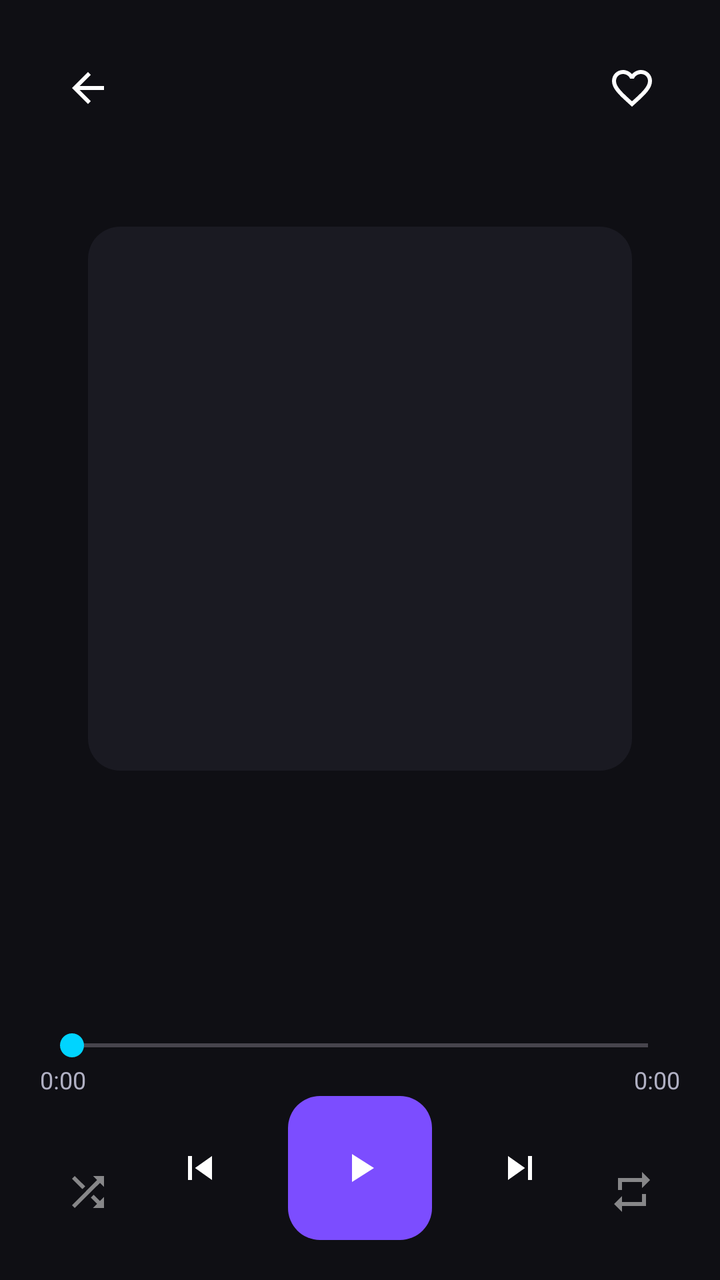
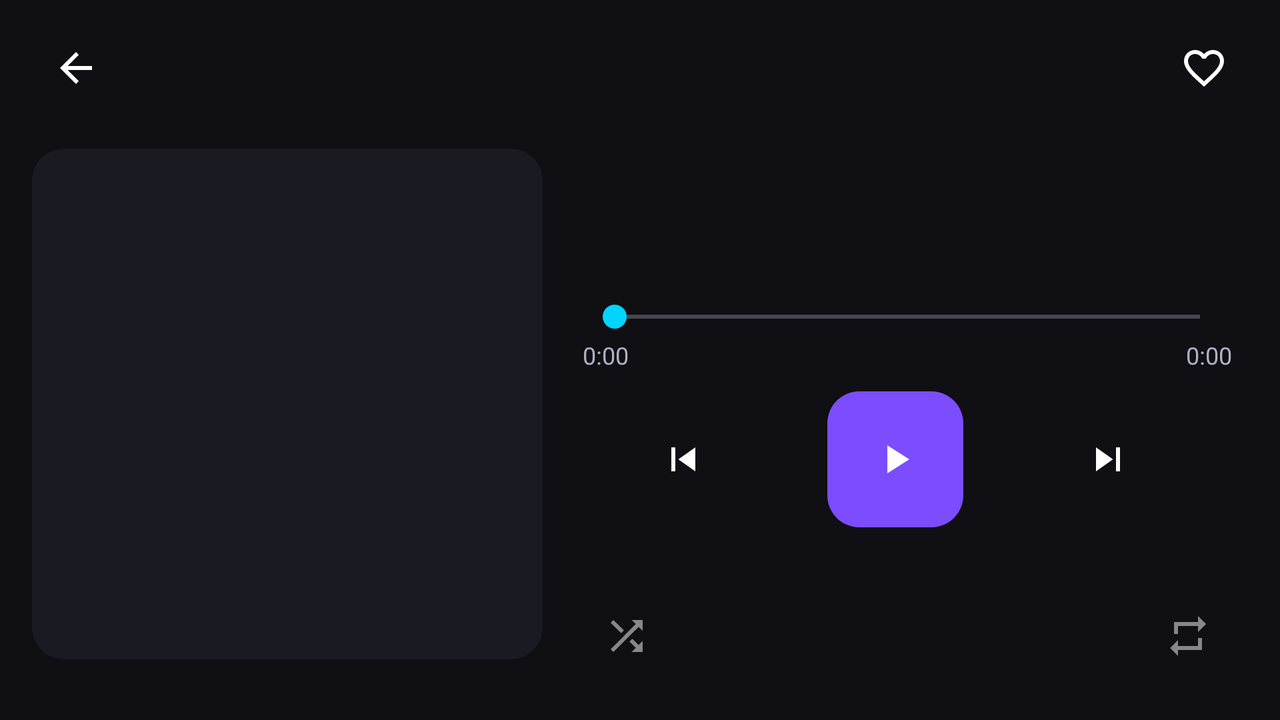

Compare how this app lays out the same screen by default and in its alternative resource folder. The renders come first, then the two layout files and the values they reference.
<!-- AndroidManifest.xml: application theme Theme.Melodie -->
<!-- res/layout/fragment_player.xml -->
<?xml version="1.0" encoding="utf-8"?>
<androidx.constraintlayout.widget.ConstraintLayout
    xmlns:android="http://schemas.android.com/apk/res/android"
    xmlns:app="http://schemas.android.com/apk/res-auto"
    android:layout_width="match_parent"
    android:layout_height="match_parent"
    android:background="@color/bg_dark"
    android:padding="20dp">

    <ImageButton
        android:id="@+id/btn_back"
        android:layout_width="48dp"
        android:layout_height="48dp"
        android:background="?attr/selectableItemBackgroundBorderless"
        android:src="@drawable/ic_back"
        android:contentDescription="@string/player_back"
        app:layout_constraintTop_toTopOf="parent"
        app:layout_constraintStart_toStartOf="parent" />

    <ImageButton
        android:id="@+id/btn_fav"
        android:layout_width="48dp"
        android:layout_height="48dp"
        android:background="?attr/selectableItemBackgroundBorderless"
        android:src="@drawable/ic_favorite_border"
        android:contentDescription="@string/player_favorite"
        app:layout_constraintTop_toTopOf="parent"
        app:layout_constraintEnd_toEndOf="parent" />

    <View
        android:id="@+id/cover_glow"
        android:layout_width="0dp"
        android:layout_height="0dp"
        android:clickable="false"
        android:focusable="false"
        android:importantForAccessibility="no"
        app:layout_constraintDimensionRatio="1:1"
        app:layout_constraintTop_toBottomOf="@id/btn_back"
        app:layout_constraintStart_toStartOf="parent"
        app:layout_constraintEnd_toEndOf="parent"
        app:layout_constraintBottom_toTopOf="@id/title"
        app:layout_constraintWidth_percent="0.98"
        android:layout_marginTop="10dp"
        android:layout_marginBottom="10dp" />

    <ImageView
        android:id="@+id/cover"
        android:layout_width="0dp"
        android:layout_height="0dp"
        android:background="@drawable/bg_card_rounded"
        android:scaleType="centerCrop"
        android:contentDescription="@null"
        app:layout_constraintDimensionRatio="1:1"
        app:layout_constraintTop_toBottomOf="@id/btn_back"
        app:layout_constraintStart_toStartOf="parent"
        app:layout_constraintEnd_toEndOf="parent"
        app:layout_constraintBottom_toTopOf="@id/title"
        app:layout_constraintWidth_percent="0.85"
        android:layout_marginTop="24dp"
        android:layout_marginBottom="24dp" />

    <TextView
        android:id="@+id/title"
        android:layout_width="0dp"
        android:layout_height="wrap_content"
        android:textColor="@color/text_primary"
        android:textSize="22sp"
        android:textStyle="bold"
        android:gravity="center"
        android:singleLine="true"
        android:ellipsize="end"
        app:layout_constraintBottom_toTopOf="@id/artist"
        app:layout_constraintStart_toStartOf="parent"
        app:layout_constraintEnd_toEndOf="parent" />

    <TextView
        android:id="@+id/artist"
        android:layout_width="0dp"
        android:layout_height="wrap_content"
        android:textColor="@color/text_secondary"
        android:textSize="15sp"
        android:gravity="center"
        android:singleLine="true"
        android:ellipsize="end"
        app:layout_constraintBottom_toTopOf="@id/album"
        app:layout_constraintStart_toStartOf="parent"
        app:layout_constraintEnd_toEndOf="parent" />

    <TextView
        android:id="@+id/album"
        android:layout_width="0dp"
        android:layout_height="wrap_content"
        android:textColor="@color/text_disabled"
        android:textSize="13sp"
        android:gravity="center"
        android:singleLine="true"
        android:ellipsize="end"
        android:layout_marginBottom="16dp"
        app:layout_constraintBottom_toTopOf="@id/seek"
        app:layout_constraintStart_toStartOf="parent"
        app:layout_constraintEnd_toEndOf="parent" />

    <SeekBar
        android:id="@+id/seek"
        android:layout_width="0dp"
        android:layout_height="wrap_content"
        android:progressTint="@color/melodie_purple"
        android:thumbTint="@color/audio_cyan"
        app:layout_constraintBottom_toTopOf="@id/elapsed"
        app:layout_constraintStart_toStartOf="parent"
        app:layout_constraintEnd_toEndOf="parent" />

    <TextView
        android:id="@+id/elapsed"
        android:layout_width="wrap_content"
        android:layout_height="wrap_content"
        android:textColor="@color/text_secondary"
        android:textSize="12sp"
        android:text="0:00"
        app:layout_constraintBottom_toTopOf="@id/btn_play"
        app:layout_constraintStart_toStartOf="parent" />

    <TextView
        android:id="@+id/total"
        android:layout_width="wrap_content"
        android:layout_height="wrap_content"
        android:textColor="@color/text_secondary"
        android:textSize="12sp"
        android:text="0:00"
        app:layout_constraintBottom_toTopOf="@id/btn_play"
        app:layout_constraintEnd_toEndOf="parent" />

    <ImageButton
        android:id="@+id/btn_shuffle"
        android:layout_width="48dp"
        android:layout_height="48dp"
        android:background="?attr/selectableItemBackgroundBorderless"
        android:src="@drawable/ic_shuffle"
        android:alpha="0.5"
        android:contentDescription="@string/player_shuffle"
        app:layout_constraintBottom_toBottomOf="parent"
        app:layout_constraintStart_toStartOf="parent" />

    <ImageButton
        android:id="@+id/btn_prev"
        android:layout_width="56dp"
        android:layout_height="56dp"
        android:background="?attr/selectableItemBackgroundBorderless"
        android:src="@drawable/ic_previous"
        android:contentDescription="@string/player_previous"
        app:layout_constraintBottom_toBottomOf="@id/btn_play"
        app:layout_constraintTop_toTopOf="@id/btn_play"
        app:layout_constraintEnd_toStartOf="@id/btn_play"
        android:layout_marginEnd="16dp" />

    <ImageButton
        android:id="@+id/btn_play"
        android:layout_width="72dp"
        android:layout_height="72dp"
        android:background="@drawable/bg_card_rounded"
        android:backgroundTint="@color/melodie_purple"
        android:src="@drawable/ic_play"
        android:contentDescription="@string/player_play"
        app:layout_constraintBottom_toBottomOf="parent"
        app:layout_constraintStart_toStartOf="parent"
        app:layout_constraintEnd_toEndOf="parent" />

    <ProgressBar
        android:id="@+id/buffering"
        android:layout_width="40dp"
        android:layout_height="40dp"
        android:indeterminate="true"
        android:indeterminateTint="@color/text_primary"
        android:visibility="gone"
        app:layout_constraintTop_toTopOf="@id/btn_play"
        app:layout_constraintBottom_toBottomOf="@id/btn_play"
        app:layout_constraintStart_toStartOf="@id/btn_play"
        app:layout_constraintEnd_toEndOf="@id/btn_play" />

    <ImageButton
        android:id="@+id/btn_next"
        android:layout_width="56dp"
        android:layout_height="56dp"
        android:background="?attr/selectableItemBackgroundBorderless"
        android:src="@drawable/ic_next"
        android:contentDescription="@string/player_next"
        app:layout_constraintBottom_toBottomOf="@id/btn_play"
        app:layout_constraintTop_toTopOf="@id/btn_play"
        app:layout_constraintStart_toEndOf="@id/btn_play"
        android:layout_marginStart="16dp" />

    <ImageButton
        android:id="@+id/btn_repeat"
        android:layout_width="48dp"
        android:layout_height="48dp"
        android:background="?attr/selectableItemBackgroundBorderless"
        android:src="@drawable/ic_repeat"
        android:alpha="0.5"
        android:contentDescription="@string/player_repeat"
        app:layout_constraintBottom_toBottomOf="parent"
        app:layout_constraintEnd_toEndOf="parent" />

</androidx.constraintlayout.widget.ConstraintLayout>
<!-- resources referenced by this layout -->
<resources>
  <color name="audio_cyan">#00D4FF</color>
  <color name="bg_dark">#0F0F14</color>
  <color name="melodie_purple">#7C4DFF</color>
  <color name="text_disabled">#6C6C80</color>
  <color name="text_primary">#FFFFFF</color>
  <color name="text_secondary">#B0B0C3</color>
  <!-- drawable bg_card_rounded (drawable) -->
  <shape xmlns:android="http://schemas.android.com/apk/res/android"
      android:shape="rectangle">
      <solid android:color="@color/surface" />
      <corners android:radius="16dp" />
  </shape>
  <!-- drawable ic_back (drawable) -->
  <vector xmlns:android="http://schemas.android.com/apk/res/android"
      android:width="24dp" android:height="24dp"
      android:viewportWidth="24" android:viewportHeight="24"
      android:tint="?attr/colorOnSurface">
      <path android:fillColor="@android:color/white" android:pathData="M20,11H7.83l5.59,-5.59L12,4l-8,8 8,8 1.41,-1.41L7.83,13H20v-2z" />
  </vector>
  <!-- drawable ic_next (drawable) -->
  <vector xmlns:android="http://schemas.android.com/apk/res/android"
      android:width="24dp" android:height="24dp"
      android:viewportWidth="24" android:viewportHeight="24"
      android:tint="?attr/colorOnSurface">
      <path android:fillColor="@android:color/white" android:pathData="M6,18l8.5,-6L6,6v12zM16,6v12h2V6h-2z" />
  </vector>
  <!-- drawable ic_play (drawable) -->
  <vector xmlns:android="http://schemas.android.com/apk/res/android"
      android:width="24dp" android:height="24dp"
      android:viewportWidth="24" android:viewportHeight="24"
      android:tint="?attr/colorOnSurface">
      <path android:fillColor="@android:color/white" android:pathData="M8,5v14l11,-7z" />
  </vector>
  <!-- drawable ic_previous (drawable) -->
  <vector xmlns:android="http://schemas.android.com/apk/res/android"
      android:width="24dp" android:height="24dp"
      android:viewportWidth="24" android:viewportHeight="24"
      android:tint="?attr/colorOnSurface">
      <path android:fillColor="@android:color/white" android:pathData="M6,6h2v12H6zM9.5,12l8.5,6V6z" />
  </vector>
  <!-- drawable ic_repeat (drawable) -->
  <vector xmlns:android="http://schemas.android.com/apk/res/android"
      android:width="24dp" android:height="24dp"
      android:viewportWidth="24" android:viewportHeight="24"
      android:tint="?attr/colorOnSurface">
      <path android:fillColor="@android:color/white" android:pathData="M7,7h10v3l4,-4 -4,-4v3H5v6h2V7zm10,10H7v-3l-4,4 4,4v-3h12v-6h-2v4z" />
  </vector>
  <!-- drawable ic_shuffle (drawable) -->
  <vector xmlns:android="http://schemas.android.com/apk/res/android"
      android:width="24dp" android:height="24dp"
      android:viewportWidth="24" android:viewportHeight="24"
      android:tint="?attr/colorOnSurface">
      <path android:fillColor="@android:color/white" android:pathData="M10.59,9.17L5.41,4 4,5.41l5.17,5.17 1.42,-1.41zM14.5,4l2.04,2.04L4,18.59 5.41,20 17.96,7.46 20,9.5V4h-5.5zm0.33,9.41l-1.41,1.41 3.13,3.13L14.5,20H20v-5.5l-2.04,2.04 -3.13,-3.13z" />
  </vector>
  <string name="player_back">Retour</string>
  <string name="player_favorite">Favori</string>
  <string name="player_next">Suivant</string>
  <string name="player_play">Lecture</string>
  <string name="player_previous">Précédent</string>
  <string name="player_repeat">Répéter</string>
  <string name="player_shuffle">Aléatoire</string>
  <color name="surface">#1A1A22</color>
  <color name="white">#FFFFFFFF</color>
  <color name="black">#FF000000</color>
  <color name="energy_green">#00E5A8</color>
  <color name="surface_variant">#232333</color>
  <!-- some entries are left out for length -->
</resources>
<!-- res/layout-land/fragment_player.xml (the repository's variant of the layout above) -->
<!-- drawn on the phone turned sideways -->
<?xml version="1.0" encoding="utf-8"?>
<androidx.constraintlayout.widget.ConstraintLayout
    xmlns:android="http://schemas.android.com/apk/res/android"
    xmlns:app="http://schemas.android.com/apk/res-auto"
    android:layout_width="match_parent"
    android:layout_height="match_parent"
    android:background="@color/bg_dark"
    android:paddingStart="16dp"
    android:paddingTop="12dp"
    android:paddingEnd="16dp"
    android:paddingBottom="12dp">

    <androidx.constraintlayout.widget.Guideline
        android:id="@+id/guide_vertical"
        android:layout_width="wrap_content"
        android:layout_height="wrap_content"
        android:orientation="vertical"
        app:layout_constraintGuide_percent="0.42" />

    <ImageButton
        android:id="@+id/btn_back"
        android:layout_width="44dp"
        android:layout_height="44dp"
        android:background="?attr/selectableItemBackgroundBorderless"
        android:contentDescription="@string/player_back"
        android:src="@drawable/ic_back"
        app:layout_constraintStart_toStartOf="parent"
        app:layout_constraintTop_toTopOf="parent" />

    <ImageButton
        android:id="@+id/btn_fav"
        android:layout_width="44dp"
        android:layout_height="44dp"
        android:background="?attr/selectableItemBackgroundBorderless"
        android:contentDescription="@string/player_favorite"
        android:src="@drawable/ic_favorite_border"
        app:layout_constraintEnd_toEndOf="parent"
        app:layout_constraintTop_toTopOf="parent" />

    <View
        android:id="@+id/cover_glow"
        android:layout_width="0dp"
        android:layout_height="0dp"
        android:clickable="false"
        android:focusable="false"
        android:importantForAccessibility="no"
        app:layout_constraintDimensionRatio="1:1"
        app:layout_constraintTop_toBottomOf="@id/btn_back"
        app:layout_constraintStart_toStartOf="parent"
        app:layout_constraintEnd_toStartOf="@id/guide_vertical"
        app:layout_constraintBottom_toBottomOf="parent" />

    <ImageView
        android:id="@+id/cover"
        android:layout_width="0dp"
        android:layout_height="0dp"
        android:layout_marginTop="8dp"
        android:layout_marginBottom="8dp"
        android:background="@drawable/bg_card_rounded"
        android:contentDescription="@null"
        android:scaleType="centerCrop"
        app:layout_constraintBottom_toBottomOf="parent"
        app:layout_constraintDimensionRatio="1:1"
        app:layout_constraintEnd_toStartOf="@id/guide_vertical"
        app:layout_constraintStart_toStartOf="parent"
        app:layout_constraintTop_toBottomOf="@id/btn_back" />

    <TextView
        android:id="@+id/title"
        android:layout_width="0dp"
        android:layout_height="wrap_content"
        android:layout_marginStart="20dp"
        android:layout_marginEnd="8dp"
        android:ellipsize="end"
        android:gravity="start"
        android:singleLine="true"
        android:textColor="@color/text_primary"
        android:textSize="22sp"
        android:textStyle="bold"
        app:layout_constraintEnd_toEndOf="parent"
        app:layout_constraintStart_toStartOf="@id/guide_vertical"
        app:layout_constraintTop_toBottomOf="@id/btn_fav" />

    <TextView
        android:id="@+id/artist"
        android:layout_width="0dp"
        android:layout_height="wrap_content"
        android:layout_marginStart="20dp"
        android:layout_marginTop="6dp"
        android:layout_marginEnd="8dp"
        android:ellipsize="end"
        android:gravity="start"
        android:singleLine="true"
        android:textColor="@color/text_secondary"
        android:textSize="15sp"
        app:layout_constraintEnd_toEndOf="parent"
        app:layout_constraintStart_toStartOf="@id/guide_vertical"
        app:layout_constraintTop_toBottomOf="@id/title" />

    <TextView
        android:id="@+id/album"
        android:layout_width="0dp"
        android:layout_height="wrap_content"
        android:layout_marginStart="20dp"
        android:layout_marginTop="4dp"
        android:layout_marginEnd="8dp"
        android:ellipsize="end"
        android:gravity="start"
        android:singleLine="true"
        android:textColor="@color/text_disabled"
        android:textSize="13sp"
        app:layout_constraintEnd_toEndOf="parent"
        app:layout_constraintStart_toStartOf="@id/guide_vertical"
        app:layout_constraintTop_toBottomOf="@id/artist" />

    <SeekBar
        android:id="@+id/seek"
        android:layout_width="0dp"
        android:layout_height="wrap_content"
        android:layout_marginStart="20dp"
        android:layout_marginTop="16dp"
        android:layout_marginEnd="8dp"
        android:progressTint="@color/melodie_purple"
        android:thumbTint="@color/audio_cyan"
        app:layout_constraintEnd_toEndOf="parent"
        app:layout_constraintStart_toStartOf="@id/guide_vertical"
        app:layout_constraintTop_toBottomOf="@id/album" />

    <TextView
        android:id="@+id/elapsed"
        android:layout_width="wrap_content"
        android:layout_height="wrap_content"
        android:layout_marginStart="20dp"
        android:layout_marginTop="2dp"
        android:text="0:00"
        android:textColor="@color/text_secondary"
        android:textSize="12sp"
        app:layout_constraintStart_toStartOf="@id/guide_vertical"
        app:layout_constraintTop_toBottomOf="@id/seek" />

    <TextView
        android:id="@+id/total"
        android:layout_width="wrap_content"
        android:layout_height="wrap_content"
        android:layout_marginTop="2dp"
        android:layout_marginEnd="8dp"
        android:text="0:00"
        android:textColor="@color/text_secondary"
        android:textSize="12sp"
        app:layout_constraintEnd_toEndOf="parent"
        app:layout_constraintTop_toBottomOf="@id/seek" />

    <ImageButton
        android:id="@+id/btn_shuffle"
        android:layout_width="44dp"
        android:layout_height="44dp"
        android:layout_marginStart="20dp"
        android:layout_marginBottom="8dp"
        android:alpha="0.5"
        android:background="?attr/selectableItemBackgroundBorderless"
        android:contentDescription="@string/player_shuffle"
        android:src="@drawable/ic_shuffle"
        app:layout_constraintStart_toStartOf="@id/guide_vertical"
        app:layout_constraintBottom_toBottomOf="parent" />

    <ImageButton
        android:id="@+id/btn_prev"
        android:layout_width="54dp"
        android:layout_height="54dp"
        android:layout_marginStart="12dp"
        android:layout_marginEnd="14dp"
        android:background="?attr/selectableItemBackgroundBorderless"
        android:contentDescription="@string/player_previous"
        android:src="@drawable/ic_previous"
        app:layout_constraintStart_toStartOf="@id/guide_vertical"
        app:layout_constraintEnd_toStartOf="@id/btn_play"
        app:layout_constraintTop_toTopOf="@id/btn_play"
        app:layout_constraintBottom_toBottomOf="@id/btn_play" />

    <ImageButton
        android:id="@+id/btn_play"
        android:layout_width="68dp"
        android:layout_height="68dp"
        android:layout_marginTop="10dp"
        android:background="@drawable/bg_card_rounded"
        android:backgroundTint="@color/melodie_purple"
        android:contentDescription="@string/player_play"
        android:src="@drawable/ic_play"
        app:layout_constraintStart_toEndOf="@id/btn_prev"
        app:layout_constraintEnd_toStartOf="@id/btn_next"
        app:layout_constraintTop_toBottomOf="@id/elapsed"
        app:layout_constraintHorizontal_chainStyle="packed" />

    <ProgressBar
        android:id="@+id/buffering"
        android:layout_width="38dp"
        android:layout_height="38dp"
        android:indeterminate="true"
        android:indeterminateTint="@color/text_primary"
        android:visibility="gone"
        app:layout_constraintTop_toTopOf="@id/btn_play"
        app:layout_constraintBottom_toBottomOf="@id/btn_play"
        app:layout_constraintStart_toStartOf="@id/btn_play"
        app:layout_constraintEnd_toEndOf="@id/btn_play" />

    <ImageButton
        android:id="@+id/btn_next"
        android:layout_width="54dp"
        android:layout_height="54dp"
        android:layout_marginStart="14dp"
        android:layout_marginEnd="12dp"
        android:background="?attr/selectableItemBackgroundBorderless"
        android:contentDescription="@string/player_next"
        android:src="@drawable/ic_next"
        app:layout_constraintStart_toEndOf="@id/btn_play"
        app:layout_constraintEnd_toEndOf="parent"
        app:layout_constraintTop_toTopOf="@id/btn_play"
        app:layout_constraintBottom_toBottomOf="@id/btn_play" />

    <ImageButton
        android:id="@+id/btn_repeat"
        android:layout_width="44dp"
        android:layout_height="44dp"
        android:layout_marginEnd="8dp"
        android:layout_marginBottom="8dp"
        android:alpha="0.5"
        android:background="?attr/selectableItemBackgroundBorderless"
        android:contentDescription="@string/player_repeat"
        android:src="@drawable/ic_repeat"
        app:layout_constraintEnd_toEndOf="parent"
        app:layout_constraintBottom_toBottomOf="parent" />

</androidx.constraintlayout.widget.ConstraintLayout>
